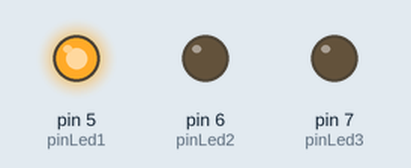
Recording of a sketch running on a simulated Arduino Uno, built with avr-gcc and run on an emulated ATmega328P. Parts: output pins drawn as LEDs (lit = HIGH).

Above: at 2.5 s.
At 6.2 s:
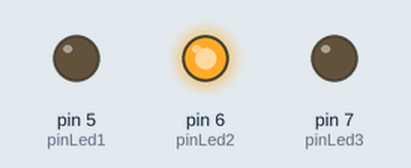
At 10.0 s:
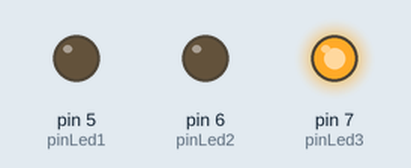
Timing chart, 0 to 16.3 s (numbered marks = the images above):
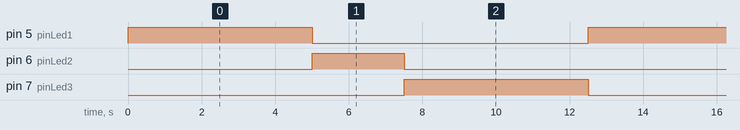

The sketch:

_1.-SalidaDigital.ino
```cpp
//Los pines a utilizar serán el pin 5,6,7
const int pinLed1=5;
const int pinLed2=6;
const int pinLed3=7;

void setup() {
  pinMode(pinLed1,OUTPUT);
  pinMode(pinLed2,OUTPUT);
  pinMode(pinLed3,OUTPUT);
}

void loop() {
  //Se tratara de simular un semaforo.

  //Led rojo
  digitalWrite(pinLed1,HIGH);
  digitalWrite(pinLed2,LOW);
  digitalWrite(pinLed3,LOW);
  delay(5000);
//Led Amarillo
  digitalWrite(pinLed1,LOW);
  digitalWrite(pinLed2,HIGH);
  digitalWrite(pinLed3,LOW);
  delay(2500);
//Led Verde
  digitalWrite(pinLed1,LOW);
  digitalWrite(pinLed2,LOW);
  digitalWrite(pinLed3,HIGH);
  delay(5000);

}
```

Measured:
- by itself, pin 5 (pinLed1), pin 7 (pinLed3): alternates HIGH for 5.0 s and LOW for 7.5 s
- by itself, pin 6 (pinLed2): alternates HIGH for 2.5 s and LOW for 10.0 s
- by itself, everything shown: repeats every 12.5 s, in 3 steps
